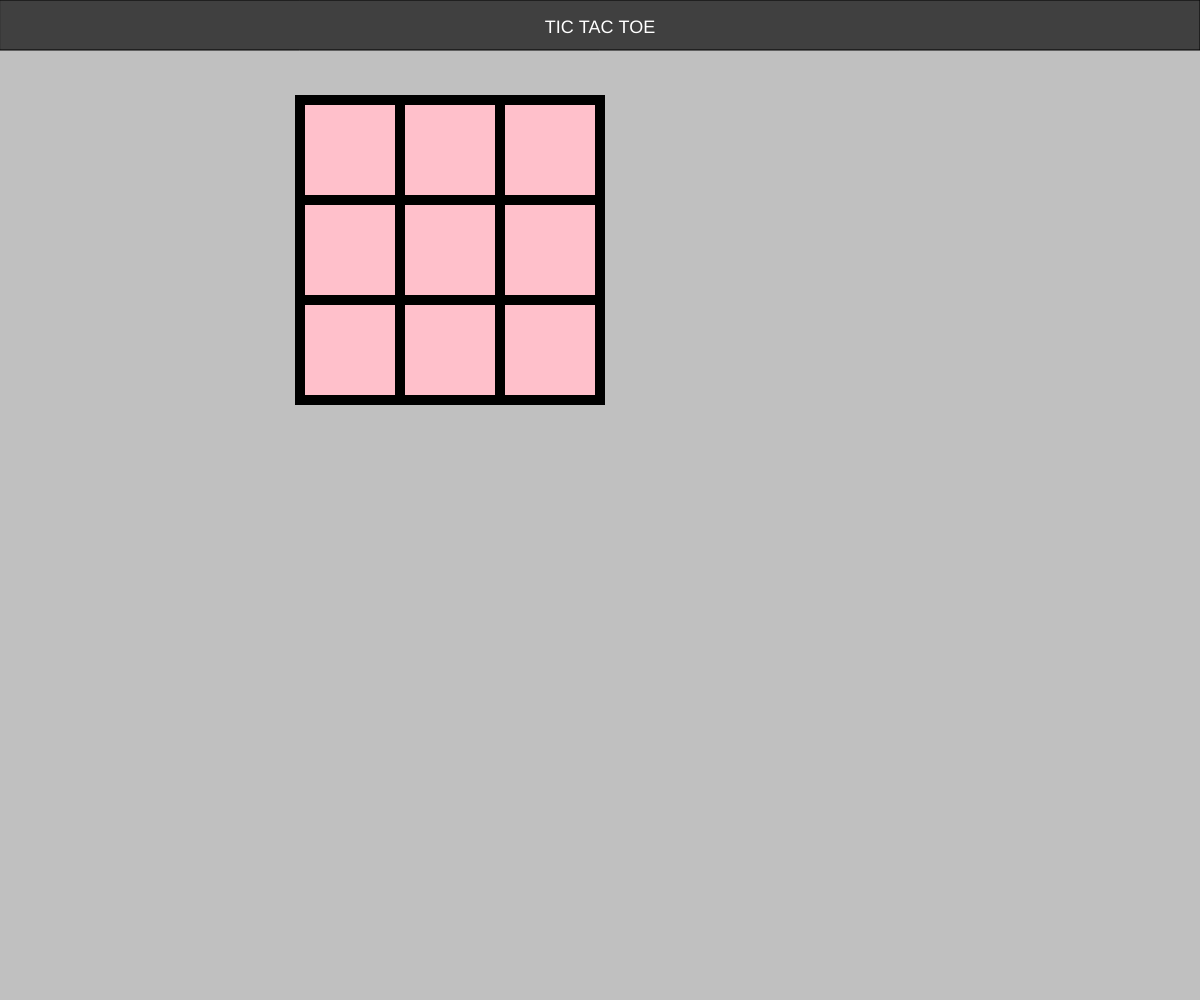
Frame 1 (no input)
Frame 60 (no input): identical to frame 1, image omitted
Frame 120 (the mouse pressed at the canvas centre since frame 60): identical to frame 1, image omitted

The p5.js sketch that drew this single still picture (run headless with seeded random() and noise() and a simulated clock; from frame 60 on, the mouse is pressed at the canvas centre):

// p5.js sketch
// ── sketch.js
var turn=0
function setup() {
    createCanvas(innerWidth,innerHeight); 
    background("silver");
    fill("#404040");
    rect(0, 0, width, 50);
    textAlign(CENTER);
    fill("White");
    textSize(18);
    text("TIC TAC TOE", width / 2, 33);
    fill("black");
}


function draw()
{

 createRow(100)
 createRow(200)
 createRow(300)  
}

function createRow(y)
{
  for (x = 300; x < 600; x=x+100)
   {
       var b1= new Box(x,y,100,100); 
       b1.appear();   
   }  
}
// ── Box.js
class Box {
  
    constructor(x,y,w,h) {
    this.x = x;
    this.y = y;
    this.w = w;
    this.h = h;
  }

    //make the color boxes appear on canvas
    appear()
  
    {
      stroke("black");
      strokeWeight(10);
      fill("pink");
      rect(this.x,this.y,this.w,this.h);
    }
}
